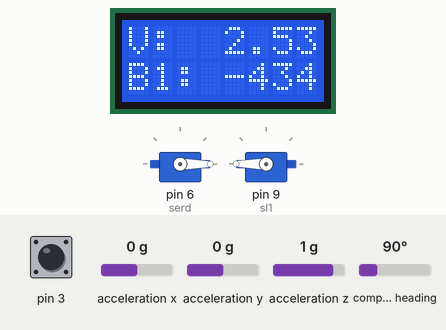
Recording of a sketch running on a simulated Arduino Uno, built with avr-gcc and run on an emulated ATmega328P. On the bench: 2 × servo, 8×2 character LCD. The inputs (shaded band) are chosen by the test bench; at power-on: compass heading 90°, pin 3 LOW, acceleration x 0 g, acceleration y 0 g, acceleration z 1 g. What the sketch prints to the serial monitor is not drawn.

Above: at 1.7 s.
1.8 s: compass heading set to 21°
At 3.9 s:
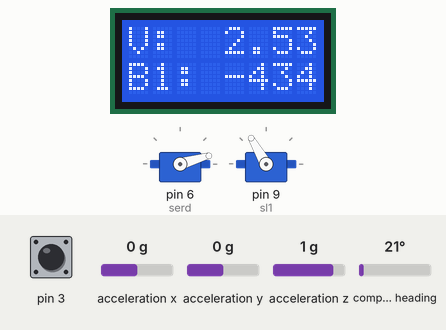
5.3 s: compass heading set to 17°
8.8 s: pin 3 pulsed HIGH 2 times (0.12 s each, 0.3 s apart)
At 9.9 s:
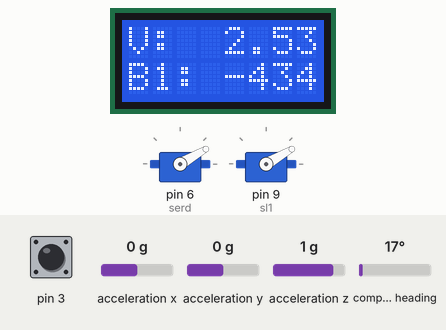
12.9 s: pin 3 pulsed HIGH 5 times (0.12 s each, 0.3 s apart)
At 15.1 s:
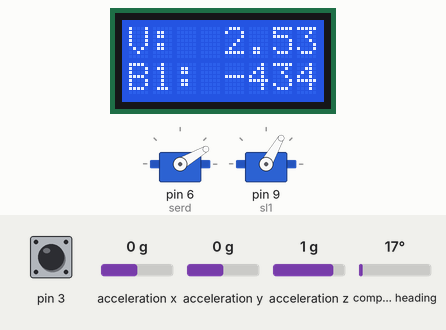
Timing chart, 0 to 27.9 s (numbered marks = the images above; inputs shaded):
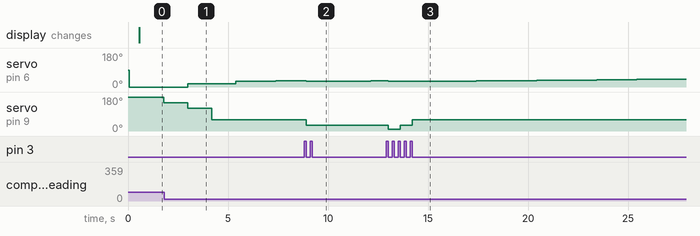

Measured:
- after the input at 1.8 s, servo on pin 6 (serd): 0° → 16° after 1.2 s
- after the input at 8.8 s, servo on pin 9 (sl1): 60° → 30° after 0.12 s
- after the input at 12.9 s, servo on pin 9 (sl1): 30° → 10° after 0.12 s, → 30° 0.60 s later, → 60° 0.60 s later

The sketch:

Navegacion_BNO_LASER_LCD.ino
```cpp
#include <Wire.h> //bno y LCD
#include <Adafruit_Sensor.h> //bno
#include <Adafruit_BNO055.h> //bno
#include <utility/imumaths.h> //bno
#include <Servo.h>
#include <LiquidCrystal.h> //LCD
//BNO_055
Adafruit_BNO055 bno = Adafruit_BNO055(55);

//LCD
LiquidCrystal lcd(11, 13, 10);
unsigned long t;
float reset = 0;
String b1, b2, v;
int bat = -1;
//Servo
Servo serd;
Servo sl1;
int pos = 90;
//Sensor Laser
float tiempo;

void setup() {
  Serial.begin(9600);

  serd.attach(6); // servo de direccion
  sl1.attach(9); // servo de laser

  //inicialización de servos
  serd.write(90);
  sl1.write(180);

  //declaración de pines LCD
  pinMode(14, INPUT);
  pinMode(15, INPUT);
  pinMode(16, INPUT);
  lcd.begin(8, 2); //especificación de tamaño de LCD
  lcd.setBacklight(HIGH); //prender led del LCD
  /*
    definir rangos que no me acuerdo como hacerlo en arduino
  */
  //testeo de bno
  Serial.println("Orientation Sensor Test"); Serial.println("");
  if (!bno.begin())
  {
    Serial.print("Ooops, no BNO055 detected ... Check your wiring or I2C ADDR!");
    while (1);
  }
  bno.setExtCrystalUse(true);
  bno_055(1);
  delay(500);

}

void loop() {
  t = millis();
  int distl1; //
  int pos[10] = {180, 150, 120, 60, 30, 10, 30, 60, 120, 150}; // lo pongo asi para hacer un solo for
  int distl[10];
  bno_055(3.5);
  //////////////////////////////Impresión LCD
  if ((t - reset) < 1500)
  {
    v = analogRead(16) / 202.38;
    imp_lcd("V:  ", 0, 0);
    imp_lcd(v, 4, 0);
    if (bat == -1 || bat == 0)
    {
      b1 = (100.0 - ((4.6 - ((analogRead(14) / 1039.0) * 5.0)) * 250.0));
      imp_lcd("B1: ", 0, 1);
      imp_lcd(b1, 4, 1);
      bat++;
    }
    else
    {
      b2 = (100.0 - ((4.6 - ((analogRead(15) / 1039.0) * 5.0)) * 250.0)); //0.367
      imp_lcd("B2: ", 0, 1);
      imp_lcd(b2, 4, 1);
      bat++;
      if (bat == 3)
      {
        bat = -1;
      }
    }
    reset = millis();
  }
  /////////////////////////////Fin Impresión LCD

  /////////////////////////////Comienzo Navegación
  for (int i = 0; i <= 9; i++) {
    sl1.write(pos[i]);
    //sl1.write(90);
    delay(200);
    tiempo = pulseIn(3, HIGH) / 100;
    distl[i] = tiempo;      //guardado de las 6 lecturas de izq. a der.
    //Serial.print(i);
    //Serial.print("     ");
    //Serial.println(distl[i]);
    //Serial.println();
    bno_055(3.5);
    if (distl[i] < 45)
    {
      dist_45(i);
    }
  }
  ////////////////////////////Fin Navegación
}
void dist_45(int i) // para cuando el laser detecta menos de 45cm
{
  int pa = pos;
  if (i <= 2 || i >= 8)
  {
    while (tiempo < 45 && pa > 20) //cambiar la condicion por la lectura del sensor??
    {
      //printf("se rompio aca1\n");
      //printf("posicion actual: %d\n",pa);
      tiempo = pulseIn(3, HIGH) / 100;
      pa--;
      serd.write(pa);
    }
    serd.write(pos);
  }
  else
  {
    while (tiempo < 45 && pa < 160) { //lo mismo aca??
      // printf("se rompio aca2\n");    //la direccion se mueve a la izquierda
      // printf("posicion actual: %d\n",pa);
      tiempo = pulseIn(3, HIGH) / 100;
      pa++;
      serd.write(pa);
    }
    serd.write(pos);
  }
  bno_055(3.5);
}
void bno_055(float multiplicador)//función para corregir con bno
{
  pos = 90;
  Serial.print("Si me ejecuto....\t");
  sensors_event_t event;
  bno.getEvent(&event);
  int angle = event.orientation.x;
  Serial.print(angle);
  Serial.print("\t");
  if (angle > 180 && angle < 360)
  {
    pos -= (angle - 360) * 3.5; /////DERECHA
    serd.write(pos);
  }
  else
  {
    pos -= angle * 3.5; ////IZQUIERDA
    serd.write(pos);
  }
  Serial.println(pos);
}
void imp_lcd(String palabra, int x, int y)//función para imprimir por LCD
{
  for (int i = 0; i < 4; i++)
  {
    lcd.setCursor(i + x, y);
    lcd.print(palabra[i]);
  }
}
```
